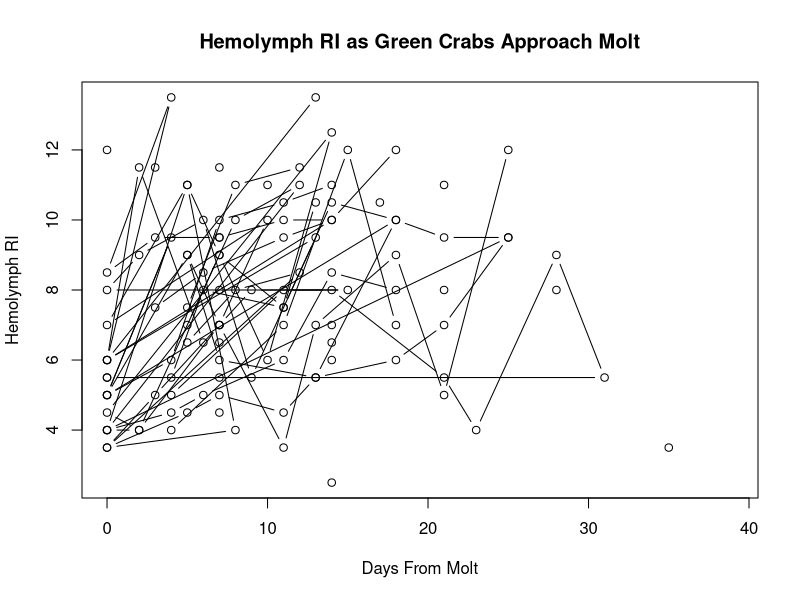

Write the R code that produced this figure. (Note: this script raises an error after producing the figure.)
## ---- chunk 1

molt_dat_fin <- read.csv("../data/wl_cml_molt_dat_final.csv")


molt_dat_fin$hemo_ri <- as.numeric(molt_dat_fin$hemo_ri)
molt_dat_fin$days_from_molt <- as.numeric(molt_dat_fin$days_from_molt)

pre_post_dat <- read.csv("../data/wl_cml_pre_post_ttest.csv")

library(dplyr)
library(car)
library(ggplot2)
# load relevant libraries for stats analysis
## ---- chunk 2
# most updated

plot(hemo_ri ~ days_from_molt, data = molt_dat_fin,
     main = "Hemolymph RI as Green Crabs Approach Molt",
     xlab = "Days From Molt", 
     ylab = "Hemolymph RI",
     type = "b", subset =condo_id == "WL")
abline(lm (hemo_ri ~ days_from_molt, data = molt_dat), col = 4, lwd = 3)

## ---- chunk 3

# upd data
molt_dat_fin %>% 
        # pipes molt data into ggplot
  ggplot(aes(x = days_from_molt, y = hemo_ri)) + 
        # populates plot with hemo ri info and defines color with crab ID
    geom_point() + geom_smooth(method=lm) + 
        # specifies type of plot -- linear model with confidence int
        scale_x_reverse() + 
        # reverses x axis so information counts down to molt
        xlab("Days from molt") + 
        ylab ("Hemolymph RI") +
        ggtitle("Hemolymph RI as green crabs approach molt")
        # renames x and y labels and title


## ---- chunk 4

# WL CML 2022 data

ri_mod_fin <- lm(hemo_ri ~ days_from_molt, data = molt_dat_fin, 
                 subset = condo_id == "WL")
summary(ri_mod_fin)
anova(ri_mod_fin)
car::Anova(ri_mod_fin, type = 3)

# linear models for significance testing 
# r square of 0.04 -- no corellation

## ---- chunk 5

# WL CML Final 2022 data

plot(hemo_color ~ days_from_molt, data = molt_dat_fin,
     main = "Hemolymph Color as Green Crabs Approach Molt (n=13)",
     xlab = "Days From Molt", 
     ylab = "Hemolymph Color")
abline(lm (hemo_color ~ days_from_molt, data = molt_dat), col = 4, lwd = 3)


boxplot(days_from_molt ~ hemo_color, data = molt_dat_fin)

## ---- chunk 6

molt_dat_fin$pre_post <- factor(molt_dat_fin$pre_post, 
                                levels = c('pre', 'post'))

boxplot(hemo_ri ~ pre_post, data = molt_dat_fin,
        xlab = "Pre- vs. Post- Molt",
        ylab = "Hemolymph Refractive Index",
        col= c('steelblue4', 'plum'),
        subset = condo_id == "WL" & period == "TRUE")

## ---- chunk 7

t.test(hemo_ri ~ pre_post, data = pre_post_dat, paired = TRUE, 
       alternative = "two.sided", 
       subset = condo_id == "WL" & period == "TRUE")

## ---- chunk 8

log_model = glm(log(hemo_ri) ~ log(days_from_molt), family = binomial,
                    data = molt_dat_fin)
plot(log_model)
